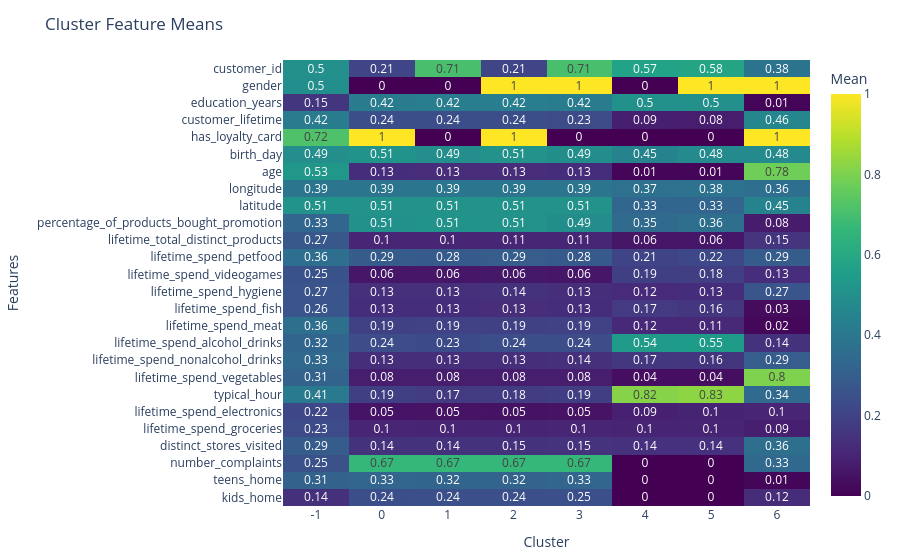

Here is the notebook cell this chart was saved with:
### Code cell
summarise_dbscan = summarise_clusters(customer_info_dbscan, 'cluster')

### Figure 1 — Plotly figure (JSON) as saved in the notebook; plotly's stock layout.template omitted (floating-point values rounded to 4 significant figures; data arrays with more than 128 entries replaced by an {"elided": "..."} marker saying what was removed)
{"data": [{"colorbar": {"title": {"text": "Mean"}}, "colorscale": [[0, "#440154"], [0.1111, "#482878"], [0.2222, "#3e4989"], [0.3333, "#31688e"], [0.4444, "#26828e"], [0.5556, "#1f9e89"], [0.6667, "#35b779"], [0.7778, "#6ece58"], [0.8889, "#b5de2b"], [1, "#fde725"]], "text": {"elided": "26x8 float values"}, "texttemplate": "%{text}", "type": "heatmap", "x": ["-1", "0", "1", "2", "3", "4", "5", "6"], "y": ["kids_home", "teens_home", "number_complaints", "distinct_stores_visited", "lifetime_spend_groceries", "lifetime_spend_electronics", "typical_hour", "lifetime_spend_vegetables", "lifetime_spend_nonalcohol_drinks", "lifetime_spend_alcohol_drinks", "lifetime_spend_meat", "lifetime_spend_fish", "lifetime_spend_hygiene", "lifetime_spend_videogames", "lifetime_spend_petfood", "lifetime_total_distinct_products", "percentage_of_products_bought_promotion", "latitude", "longitude", "age", "birth_day", "has_loyalty_card", "customer_lifetime", "education_years", "gender", "customer_id"], "z": {"elided": "26x8 float values"}}], "layout": {"autosize": true, "margin": {"b": 40, "l": 40, "r": 40, "t": 60}, "title": {"text": "Cluster Feature Means"}, "xaxis": {"title": {"text": "Cluster"}}, "yaxis": {"title": {"text": "Features"}}}}
